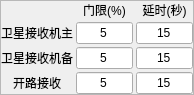
<?xml version="1.0" encoding="UTF-8"?>
<ui version="4.0">
 <class>GateLink</class>
 <widget class="QFrame" name="GateLink">
  <property name="geometry">
   <rect>
    <x>0</x>
    <y>0</y>
    <width>194</width>
    <height>83</height>
   </rect>
  </property>
  <property name="windowTitle">
   <string>Frame</string>
  </property>
  <property name="frameShape">
   <enum>QFrame::StyledPanel</enum>
  </property>
  <property name="frameShadow">
   <enum>QFrame::Raised</enum>
  </property>
  <layout class="QGridLayout" name="gridLayout">
   <property name="leftMargin">
    <number>0</number>
   </property>
   <property name="topMargin">
    <number>0</number>
   </property>
   <property name="rightMargin">
    <number>0</number>
   </property>
   <property name="bottomMargin">
    <number>0</number>
   </property>
   <property name="spacing">
    <number>3</number>
   </property>
   <item row="0" column="1">
    <widget class="QLabel" name="label_4">
     <property name="text">
      <string>门限(%)</string>
     </property>
     <property name="alignment">
      <set>Qt::AlignCenter</set>
     </property>
    </widget>
   </item>
   <item row="0" column="2">
    <widget class="QLabel" name="label_5">
     <property name="text">
      <string>延时(秒)</string>
     </property>
     <property name="alignment">
      <set>Qt::AlignCenter</set>
     </property>
    </widget>
   </item>
   <item row="1" column="0">
    <widget class="QLabel" name="label">
     <property name="text">
      <string>卫星接收机主</string>
     </property>
     <property name="alignment">
      <set>Qt::AlignCenter</set>
     </property>
    </widget>
   </item>
   <item row="1" column="1">
    <widget class="QLineEdit" name="sourceGate_1">
     <property name="text">
      <string>5</string>
     </property>
     <property name="alignment">
      <set>Qt::AlignCenter</set>
     </property>
    </widget>
   </item>
   <item row="1" column="2">
    <widget class="QLineEdit" name="sourceDelay_1">
     <property name="text">
      <string>15</string>
     </property>
     <property name="alignment">
      <set>Qt::AlignCenter</set>
     </property>
    </widget>
   </item>
   <item row="2" column="0">
    <widget class="QLabel" name="label_2">
     <property name="text">
      <string>卫星接收机备</string>
     </property>
     <property name="alignment">
      <set>Qt::AlignCenter</set>
     </property>
    </widget>
   </item>
   <item row="2" column="1">
    <widget class="QLineEdit" name="sourceGate_2">
     <property name="text">
      <string>5</string>
     </property>
     <property name="alignment">
      <set>Qt::AlignCenter</set>
     </property>
    </widget>
   </item>
   <item row="2" column="2">
    <widget class="QLineEdit" name="sourceDelay_2">
     <property name="text">
      <string>15</string>
     </property>
     <property name="alignment">
      <set>Qt::AlignCenter</set>
     </property>
    </widget>
   </item>
   <item row="3" column="0">
    <widget class="QLabel" name="label_3">
     <property name="text">
      <string>开路接收</string>
     </property>
     <property name="alignment">
      <set>Qt::AlignCenter</set>
     </property>
    </widget>
   </item>
   <item row="3" column="1">
    <widget class="QLineEdit" name="radioGate_1">
     <property name="text">
      <string>5</string>
     </property>
     <property name="alignment">
      <set>Qt::AlignCenter</set>
     </property>
    </widget>
   </item>
   <item row="3" column="2">
    <widget class="QLineEdit" name="radioDelay_1">
     <property name="text">
      <string>15</string>
     </property>
     <property name="alignment">
      <set>Qt::AlignCenter</set>
     </property>
    </widget>
   </item>
  </layout>
 </widget>
 <resources/>
 <connections/>
</ui>
